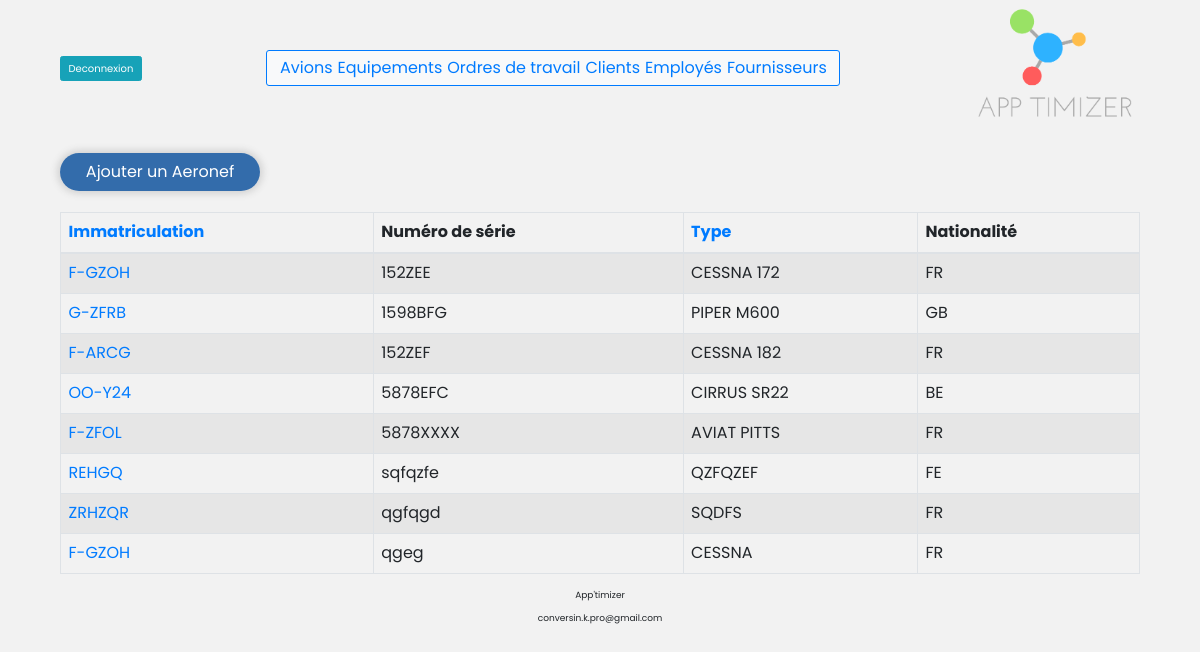
Screenshot of /construct/public/index.php?p=plane&table=plane (signed in) with the database file from the repository.
### tables this page shows
CREATE TABLE IF NOT EXISTS `plane` (
  `plane_id` int(11) NOT NULL AUTO_INCREMENT,
  `immat` varchar(255) NOT NULL,
  `serial_number_plane` varchar(255) NOT NULL,
  `customer_id` varchar(255) DEFAULT NULL,
  `type` varchar(255) NOT NULL,
  `nationalite` varchar(255) NOT NULL,
  `plane_img` varchar(255) DEFAULT 'default_plane.png',
  PRIMARY KEY (`plane_id`)
);

### construct/pages/plane.php (called while the page is built, shortened)
<?php
require '../app/class/functions.php';
require '../app/class/TableHelper.php';
$request = "SELECT * FROM plane";
try {
  $response = fetchObject($request);
} catch (Exception $e) {
  echo $e -> getMessage(), "\n";
}
 $table = new Table($response);
require 'html/plane.phtml';
 ?>

### construct/app/class/URLHelper.class.php (called while the page is built, shortened)
<?php
class URLHelper {
    public static function withParams(array $data, array $params): string
    {
        return http_build_query(array_merge($data, $params));
    }
}
?>

### construct/app/class/DB_connect.php (called while the page is built)
<?php
 $dsn = 'mysql:dbname=apptimizer;host=localhost;port=3307';
 $user = 'root';
 $password = '';
 try {
     $pdo = new PDO($dsn, $user, $password, [
            PDO::ATTR_DEFAULT_FETCH_MODE => PDO::FETCH_ASSOC,
            PDO::ATTR_ERRMODE => PDO::ERRMODE_EXCEPTION
            ]);
     $pdo->query('SET NAMES UTF8');
 } catch (PDOException $e) {
     echo 'Connexion échouée : ' . $e->getMessage();
 }
?>

### construct/app/class/functions.php (called while the page is built, shortened)
<?php
function fetchObject($e){
  include 'DB_connect.php';
  $stmt = $pdo->prepare($e);
  $stmt->execute();
  $results = array();
  while ($result = $stmt->fetchObject()){
      $results[] = $result;
  }
  return $results;
};
?>

### construct/pages/html/plane.phtml (the view)
<div class="button-container">
  <div class="action-button my-2">
    <a href="index.php?p=add_plane&table=plane">Ajouter un Aeronef</a>
  </div>
</div>
<table class="table table-striped table-bordered">
      <?= Table::colTitle([Table::sort('immat','Immatriculation', $_GET),'Numéro de série' ,Table::sort('type','Type', $_GET), 'Nationalité']); ?>
  <tbody>
    <?php foreach ($table->getData() as $key => $value): ?>
      <tr>
        <td><a href="index.php?p=focus_plane&table=plane&id=<?= $value->plane_id ?>"><?= $value->immat; ?></a></td>
        <td><?= $value->serial_number_plane; ?></td>
        <td><?= $value->type; ?></td>
        <td><?= $value->nationalite; ?></td>
      </tr>
    <?php endforeach; ?>
  </tbody>
</table>

### construct/public/css/style.css (style rules this page uses)
* { margin: 0; padding: 0; box-sizing:border-box; font-family: 'Poppins', sans-serif; }
html { font-size: 62.5%; }
body { font-size: 1.6em; width: 90%; margin: auto; background-color: #0000000d; }
a { text-decoration: none; }
.button-container { display: flex; margin: 1em 0; }
.action-button { width: 200px; margin-right: 15px; border: none; border-radius: 25px; box-shadow: 0 0 7px 3px lightgray; padding: 7px; background: #0f539ed6; text-align: center; }
.action-button a { color: white; text-decoration: none; }

### rows the page displays
plane: immat "F-GZOH", serial_number_plane "152ZEE", type "CESSNA 172", nationalite "FR"
plane: immat "G-ZFRB", serial_number_plane "1598BFG", type "PIPER M600", nationalite "GB"
plane: immat "F-ARCG", serial_number_plane "152ZEF", type "CESSNA 182", nationalite "FR"
plane: immat "OO-Y24", serial_number_plane "5878EFC", type "CIRRUS SR22", nationalite "BE"
plane: immat "F-ZFOL", serial_number_plane "5878XXXX", type "AVIAT PITTS", nationalite "FR"
plane: immat "REHGQ", serial_number_plane "sqfqzfe", type "QZFQZEF", nationalite "FE"
plane: immat "ZRHZQR", serial_number_plane "qgfqgd", type "SQDFS", nationalite "FR"
plane: immat "F-GZOH", serial_number_plane "qgeg", type "CESSNA", nationalite "FR"

### other values shown
$label "Immatriculation Type"
$value "Numéro de série Nationalité"
